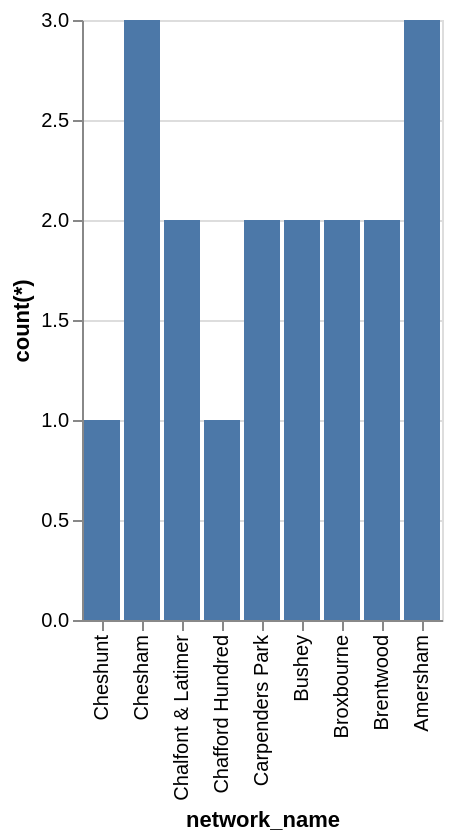

Vega-Lite specification stored for this chart:
### Vega-Lite specification from a JSON file in a GitHub repository (floating-point values rounded to 4 significant figures)
{"data": {"values": [{"x_data": "Cheshunt", "y_data": 1}, {"x_data": "Chesham", "y_data": 3}, {"x_data": "Chalfont & Latimer", "y_data": 2}, {"x_data": "Chafford Hundred", "y_data": 1}, {"x_data": "Carpenders Park", "y_data": 2}, {"x_data": "Bushey", "y_data": 2}, {"x_data": "Broxbourne", "y_data": 2}, {"x_data": "Brentwood", "y_data": 2}, {"x_data": "Amersham", "y_data": 3}]}, "mark": "bar", "encoding": {"x": {"field": "x_data", "type": "nominal", "title": "network_name", "sort": "descending"}, "y": {"field": "y_data", "type": "quantitative", "title": "count(*)"}}}
